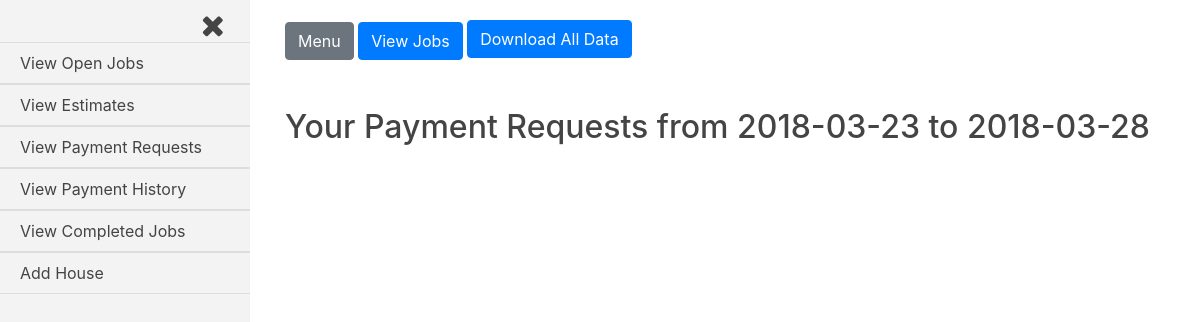
Page /payment_requests/unapproved_payments (signed in) on the earlier database version.
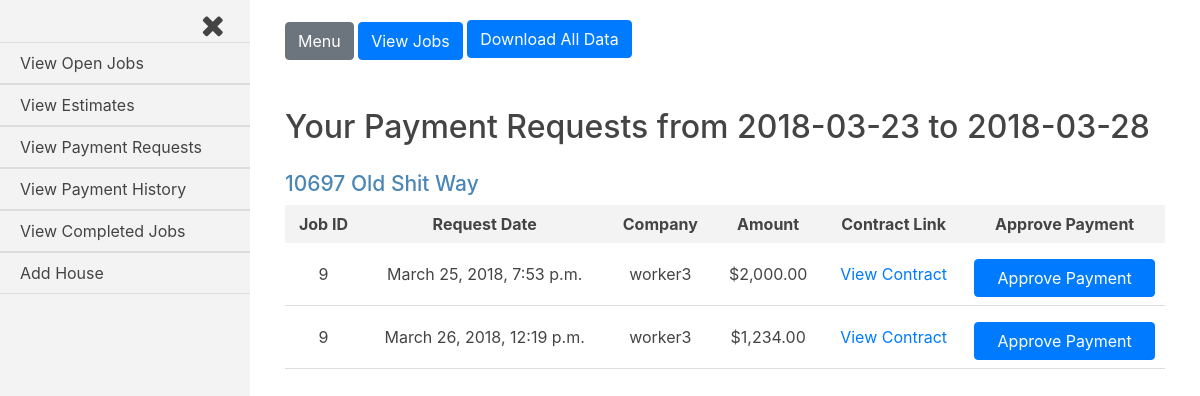
Same page on the later database version.
### jobs/models.py (models this page shows, shortened)
class House(models.Model):
    address = models.CharField(max_length=250)
    companies = models.ManyToManyField(settings.AUTH_USER_MODEL, through='Current_Worker')
    proposed_jobs = models.BooleanField(default=False)
    pending_payments = models.BooleanField(default=False)
    payment_history = models.BooleanField(default=False)
    completed_jobs = models.BooleanField(default=False)
    customer = models.ForeignKey(settings.AUTH_USER_MODEL, on_delete=models.CASCADE, related_name='customer_house')
    def __str__(self):
        return self.address

class Request_Payment(models.Model):
    job = models.ForeignKey(Job, on_delete=models.CASCADE)
    submit_date = models.DateTimeField(auto_now_add=True, blank=True)
    approved_date = models.DateTimeField(auto_now_add=True, blank=True)
    house = models.ForeignKey(House, on_delete=models.CASCADE)
    amount = models.DecimalField(max_digits=8, decimal_places=2, default=0.00)
    approved = models.BooleanField(default=False)
    def generate_filename(self, filename):
        file_path = 'admin_uploads/{}/{}'.format(str(self.job), str(filename))
        return file_path
    document_link = models.FileField(upload_to=generate_filename)

class Job(models.Model):
    house = models.ForeignKey(House, on_delete=models.CASCADE)
    company = models.ForeignKey(settings.AUTH_USER_MODEL, on_delete=models.CASCADE)
    start_amount = models.DecimalField(max_digits=8, decimal_places=2, default=0.00)
    start_date = models.DateTimeField(auto_now_add=True, blank=True)
    total_paid = models.DecimalField(max_digits=8, decimal_places=2, default=0.00)
    approved = models.BooleanField(default=False)
    def generate_filename(self, filename):
        file_path = 'uploads/{}/{}'.format(str(self.house.address), str(filename))
        return file_path
    document_link = models.FileField(upload_to=generate_filename)
    balance_amount = models.DecimalField(max_digits=8, decimal_places=2, default=0.00)

### payment_requests/views.py (the view)
@login_required
def unapproved_payments(request):
        current_user = request.user
        if current_user.is_active and current_user.groups.filter(name__in=['Customers', 'Customers Staff']).exists():
            customer = Customer(current_user)
            customer = customer.is_customer_staff()
            houses = customer.current_payment_requests_houses()
            payments = customer.current_payment_requests()
            start_week = str(Customer.start_week.date())
            today = str(Customer.today.date())
            form = Change_Payment_Status()
            template = loader.get_template('payment_requests/unapproved_payments.html')
            context = {
                'houses': houses,
                'payments': payments,
                'current_user': current_user,
                'form': form,
                'start_week': start_week,
                'today': today
            }
            if request.method == 'POST':
                form = Change_Payment_Status(request.POST)
                if form.is_valid():
                    p_id = int(request.POST.get('p_id'))
                    job_id = int(request.POST.get('job_id'))
                    address = str(request.POST.get('job_house'))
                    house = House.objects.filter(address=address)
                    payment = Request_Payment.objects.filter(id=p_id)
                    request_amount = payment[0].amount
                    job = Job.objects.filter(id=job_id)
                    total_paid = job[0].total_paid
                    new_total_paid = total_paid + request_amount
                    """update approved column to True and set approved_date to the time the payment was
                    approved and update the total_paid column for the job"""
                    job.update(total_paid=new_total_paid)
                    payment.update(approved=True, approved_date=datetime.datetime.now())
                    job.update(balance_amount=job[0].balance)
                    house.update(payment_history=True)
                    if job[0].balance <= 0:
                        house.update(completed_jobs=True)
                    """if there are no more unapproved payments for a house,
                    set pending_payments=False for that specific house
                    AND if a company has no more jobs for a house with a balance greater than zero,
                    then delete them as a current_worker
                    """
                    flags = [
                                Request_Payment.objects.filter(house=house[0], approved=False),
                                Job.objects.filter(company=job[0].company, house=job[0].house, balance_amount__gt=0),
                            ]
                    if not flags[0]:
                        house.update(pending_payments=False, payment_history=True)
                    if not flags[1]:
                        worker = Current_Worker.objects.filter(company=job[0].company, house=job[0].house)
                        worker.delete()
                    return redirect('/payment_requests/unapproved_payments')
            else:
                form = Change_Payment_Status()
            return HttpResponse(template.render(context, request))
        else:
            return redirect('/accounts/login')

### payment_requests/forms.py
class Change_Payment_Status(ModelForm, forms.Form):
    class Meta:
        model = Request_Payment
        exclude = ['job', 'amount', 'approved', 'house', 'document_link']

### customer_register/customer.py (called while the page is built)
    def current_two_week_results(self, houses, queryset, model, update_field={}, **kwargs):
        result_queryset = []
        for h in houses.iterator():
            for q in queryset.iterator():
                if q.house == h:
                    query_set_check = model.objects.filter(house=h, **kwargs)
                    if query_set_check:
                        setattr(h, list(update_field.keys())[0], list(update_field.values())[0][0])
                        h.save(update_fields=[list(update_field.keys())[0]])
                        result_queryset.append(h)
                        break
                    else:
                        setattr(h, list(update_field.keys())[0], list(update_field.values())[0][1])
                        h.save(update_fields=[list(update_field.keys())[0]])
        return result_queryset

    def houses(self):
        return House.objects.filter(customer=self.customer)

### payment_requests/templates/payment_requests/unapproved_payments.html (shortened to what this page needs)
{% extends 'base_login_admin.html' %}
{% load humanize %}
{% load static %}
{% load payment_requests_group_check %}
{% block content %}
<h2>Your Payment Requests from {{start_week}} to {{today}}</h2>
{% for house in houses %}
<div class="job-container">
  <div class="house">
    <h3 class="house-address">{{house.address}}</h3>
  </div>
  <table class="job-summary">
    <tr class="job-headings">
      <th>Job ID</th>
      <th>Request Date</th>
      <th>Company</th>
      <th>Amount</th>
      <th>Contract Link</th>
      {% if current_user|in_group:'Customers' %}
      <th>Approve Payment</th>
      {% endif %}
    </tr>
    {% for p in payments %}
      {% if p.job.house.address == house.address %}
    <tr class="job-info">
      <td>{{p.job.id}}</td>
      <td>{{p.submit_date}}</td>
      <td>{{p.job.company}}</td>
      <td>${{p.amount|intcomma}}</td>
      <td><a href="{{p.job.document_link.url}}">View Contract</a></td>
      {% if current_user|in_group:'Customers' %}
      <td>
        <form class="approve-payment-form" action="" method="post">
          <input class="btn btn-primary approve-payment" type="submit" value="Approve Payment">
        </form>
      </td>
      {% endif %}
    </tr>
      {% endif %}
    {% endfor %}
  </table>
</div>
{% endfor %}
{% endblock content %}

Differences in the rows shown:
now on this page (row edited): House: address "10697 Old Shit Way"
added Request_Payment: job.id "9", submit_date "March 25, 2018, 7:53 p.m.", job.company "worker3", amount "2,000.00"
added Request_Payment: job.id "9", submit_date "March 26, 2018, 12:19 p.m.", job.company "worker3", amount "1,234.00"
